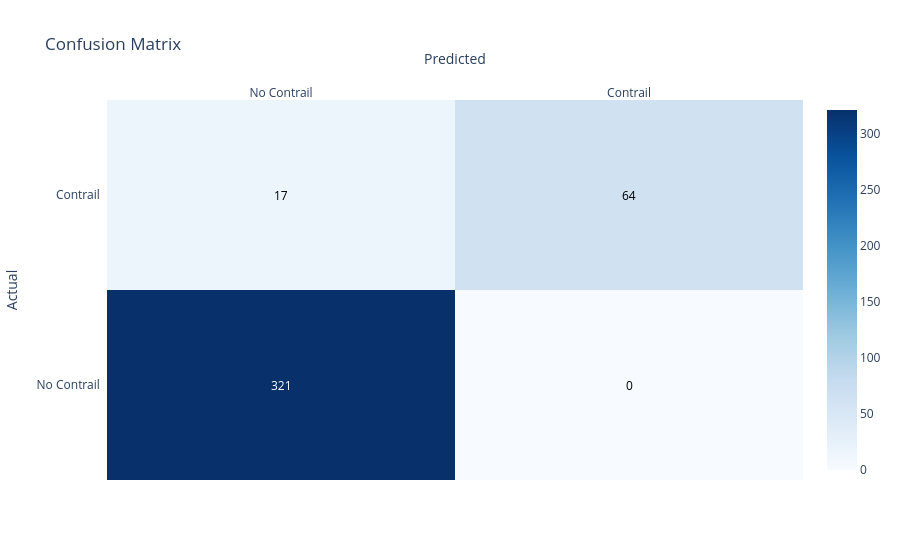

The notebook cell this image was saved under:
### Code cell
# Confusion matrix
cm = confusion_matrix(y_test, all_preds)
fig = ff.create_annotated_heatmap(
    cm, x=class_names, y=class_names,
    colorscale='Blues', showscale=True
)
fig.update_layout(title='Confusion Matrix', xaxis_title='Predicted', yaxis_title='Actual')
fig.show()

### Figure 1 — Plotly figure (JSON) as saved in the notebook; plotly's stock layout.template omitted (floating-point values rounded to 4 significant figures)
{"data": [{"colorscale": [[0, "rgb(247,251,255)"], [0.125, "rgb(222,235,247)"], [0.25, "rgb(198,219,239)"], [0.375, "rgb(158,202,225)"], [0.5, "rgb(107,174,214)"], [0.625, "rgb(66,146,198)"], [0.75, "rgb(33,113,181)"], [0.875, "rgb(8,81,156)"], [1, "rgb(8,48,107)"]], "reversescale": false, "showscale": true, "type": "heatmap", "x": ["No Contrail", "Contrail"], "y": ["No Contrail", "Contrail"], "z": [[321, 0], [17, 64]]}], "layout": {"annotations": [{"font": {"color": "#FFFFFF"}, "showarrow": false, "text": "321", "x": "No Contrail", "xref": "x", "y": "No Contrail", "yref": "y"}, {"font": {"color": "#000000"}, "showarrow": false, "text": "0", "x": "Contrail", "xref": "x", "y": "No Contrail", "yref": "y"}, {"font": {"color": "#000000"}, "showarrow": false, "text": "17", "x": "No Contrail", "xref": "x", "y": "Contrail", "yref": "y"}, {"font": {"color": "#000000"}, "showarrow": false, "text": "64", "x": "Contrail", "xref": "x", "y": "Contrail", "yref": "y"}], "title": {"text": "Confusion Matrix"}, "xaxis": {"dtick": 1, "gridcolor": "rgb(0, 0, 0)", "side": "top", "ticks": "", "title": {"text": "Predicted"}}, "yaxis": {"dtick": 1, "ticks": "", "ticksuffix": "  ", "title": {"text": "Actual"}}}}
